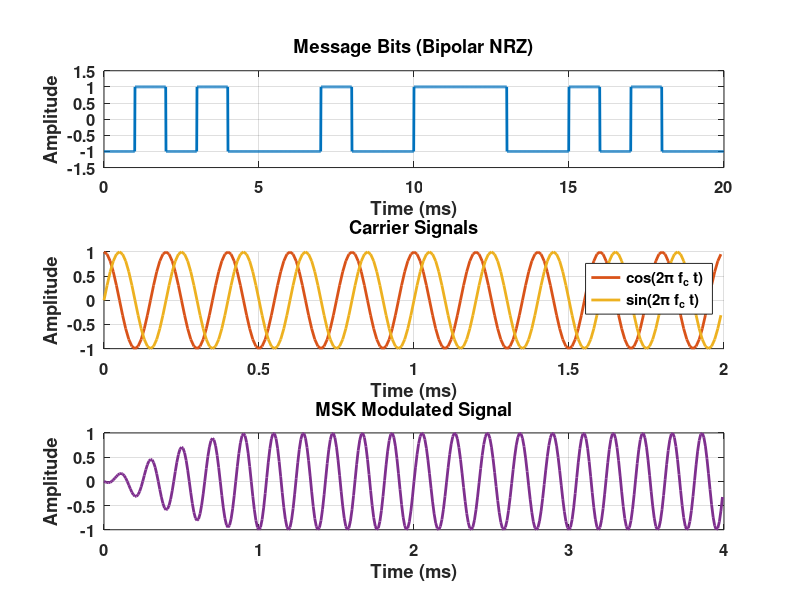
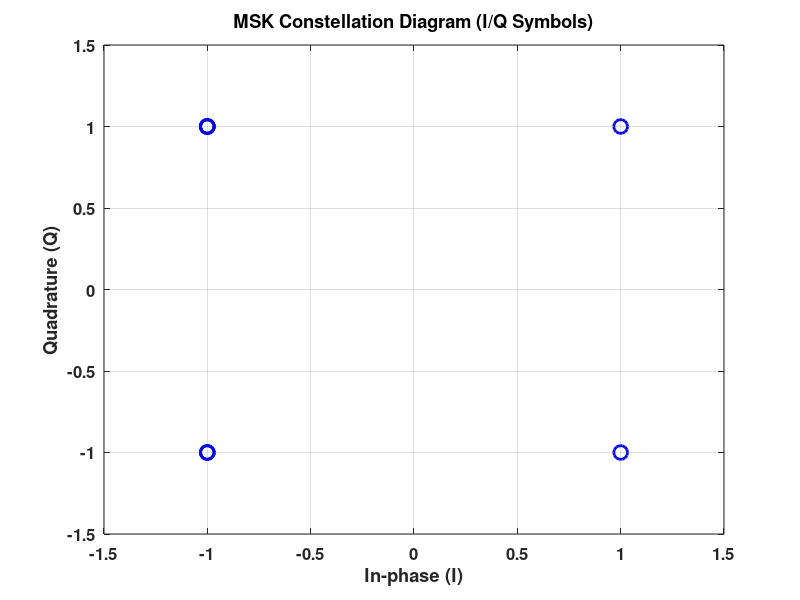

Here is the MATLAB script that generated these plots, in order:
% Parameters
Rb = 1e3;              % Bit rate (bits/s)
Tb = 1/Rb;             % Bit duration (s)
Fs = 100*Rb;           % Sampling frequency (samples/s) - increased for smoothness
Ts = 1/Fs;             % Sampling interval
Nbits = 20;            % Number of bits (reduced for clearer plots)
fc = 5e3;              % Carrier frequency (Hz)

% Generate random bipolar bits (+1/-1)
data = 2*randi([0 1],1,Nbits) - 1;

% Time vector for one bit duration
t_bit = 0:Ts:Tb-Ts;

% Create message signal as rectangular pulses (bipolar NRZ)
msg_signal = zeros(1, Nbits*length(t_bit));
for k = 1:Nbits
    idx = (k-1)*length(t_bit) + (1:length(t_bit));
    msg_signal(idx) = data(k);
end
t_msg = 0:Ts:Tb*Nbits - Ts;

% Separate odd and even bits (I and Q streams)
I_bits = data(1:2:end);
Q_bits = data(2:2:end);

% Half-sinusoidal pulse shaping function p(t)
t_pulse = 0:Ts:2*Tb - Ts;
p = sin(pi*t_pulse/(2*Tb));

% Prepare baseband signals for I and Q with zero padding for offset
I_signal = zeros(1, length(t_pulse)*length(I_bits));
Q_signal = zeros(1, length(t_pulse)*length(Q_bits) + length(t_pulse)/2);

% Generate I stream shaped pulses spaced by 2Tb
for k = 1:length(I_bits)
    idx = (k-1)*length(t_pulse) + (1:length(t_pulse));
    I_signal(idx) = I_bits(k) * p;
end

% Generate Q stream shaped pulses spaced by 2Tb, offset by Tb (half pulse)
offset = length(t_pulse)/2;
for k = 1:length(Q_bits)
    idx = offset + (k-1)*length(t_pulse) + (1:length(t_pulse));
    Q_signal(idx) = Q_bits(k) * p;
end

% Make signals equal length by zero-padding
len = max(length(I_signal), length(Q_signal));
I_signal(len) = 0;
Q_signal(len) = 0;

% Time vector for entire signal
t = (0:len-1)*Ts;

% Carrier signals (cos and sin)
carrier_cos = cos(2*pi*fc*t);
carrier_sin = sin(2*pi*fc*t);

% MSK signal
s = I_signal .* carrier_cos + Q_signal .* carrier_sin;

% Plotting
figure('Position',[100 100 900 700]);

% Plot message bits as rectangular pulses
subplot(3,1,1);
plot(t_msg*1e3, msg_signal, 'LineWidth', 2, 'Color', [0 0.4470 0.7410]); % blue
ylim([-1.5 1.5]);
title('Message Bits (Bipolar NRZ)', 'FontWeight','bold');
xlabel('Time (ms)', 'FontWeight','bold');
ylabel('Amplitude', 'FontWeight','bold');
grid on;
set(gca,'FontWeight','bold','FontSize',12);

% Plot carriers (zoomed over 2 ms)
subplot(3,1,2);
hold on;
plot(t(1:round(2e-3*Fs))*1e3, carrier_cos(1:round(2e-3*Fs)), 'LineWidth', 2, 'Color', [0.8500 0.3250 0.0980]); % orange
plot(t(1:round(2e-3*Fs))*1e3, carrier_sin(1:round(2e-3*Fs)), 'LineWidth', 2, 'Color', [0.9290 0.6940 0.1250]); % yellow
hold off;
title('Carrier Signals', 'FontWeight','bold');
xlabel('Time (ms)', 'FontWeight','bold');
ylabel('Amplitude', 'FontWeight','bold');
legend({'cos(2\pi f_c t)', 'sin(2\pi f_c t)'}, 'FontWeight','bold');
grid on;
set(gca,'FontWeight','bold','FontSize',12);

% Plot MSK modulated signal (zoomed over 4 ms)
subplot(3,1,3);
plot(t(1:round(4e-3*Fs))*1e3, s(1:round(4e-3*Fs)), 'LineWidth', 2, 'Color', [0.4940 0.1840 0.5560]); % purple
title('MSK Modulated Signal', 'FontWeight','bold');
xlabel('Time (ms)', 'FontWeight','bold');
ylabel('Amplitude', 'FontWeight','bold');
grid on;
set(gca,'FontWeight','bold','FontSize',12);

print(gcf,'MSK_plot01','-depsc');

% Plot constellation diagram (I vs Q symbols)
symbol_points = [I_bits(:), Q_bits(:)];
figure;
plot(symbol_points(:,1), symbol_points(:,2), 'bo', 'MarkerSize', 10, 'LineWidth', 2);
title('MSK Constellation Diagram (I/Q Symbols)', 'FontWeight','bold');
xlabel('In-phase (I)', 'FontWeight','bold');
ylabel('Quadrature (Q)', 'FontWeight','bold');
axis([-1.5 1.5 -1.5 1.5]);
grid on;
set(gca,'FontWeight','bold','FontSize',12);

% Save figure as EPS
print(gcf,'MSK_plot02','-depsc');
